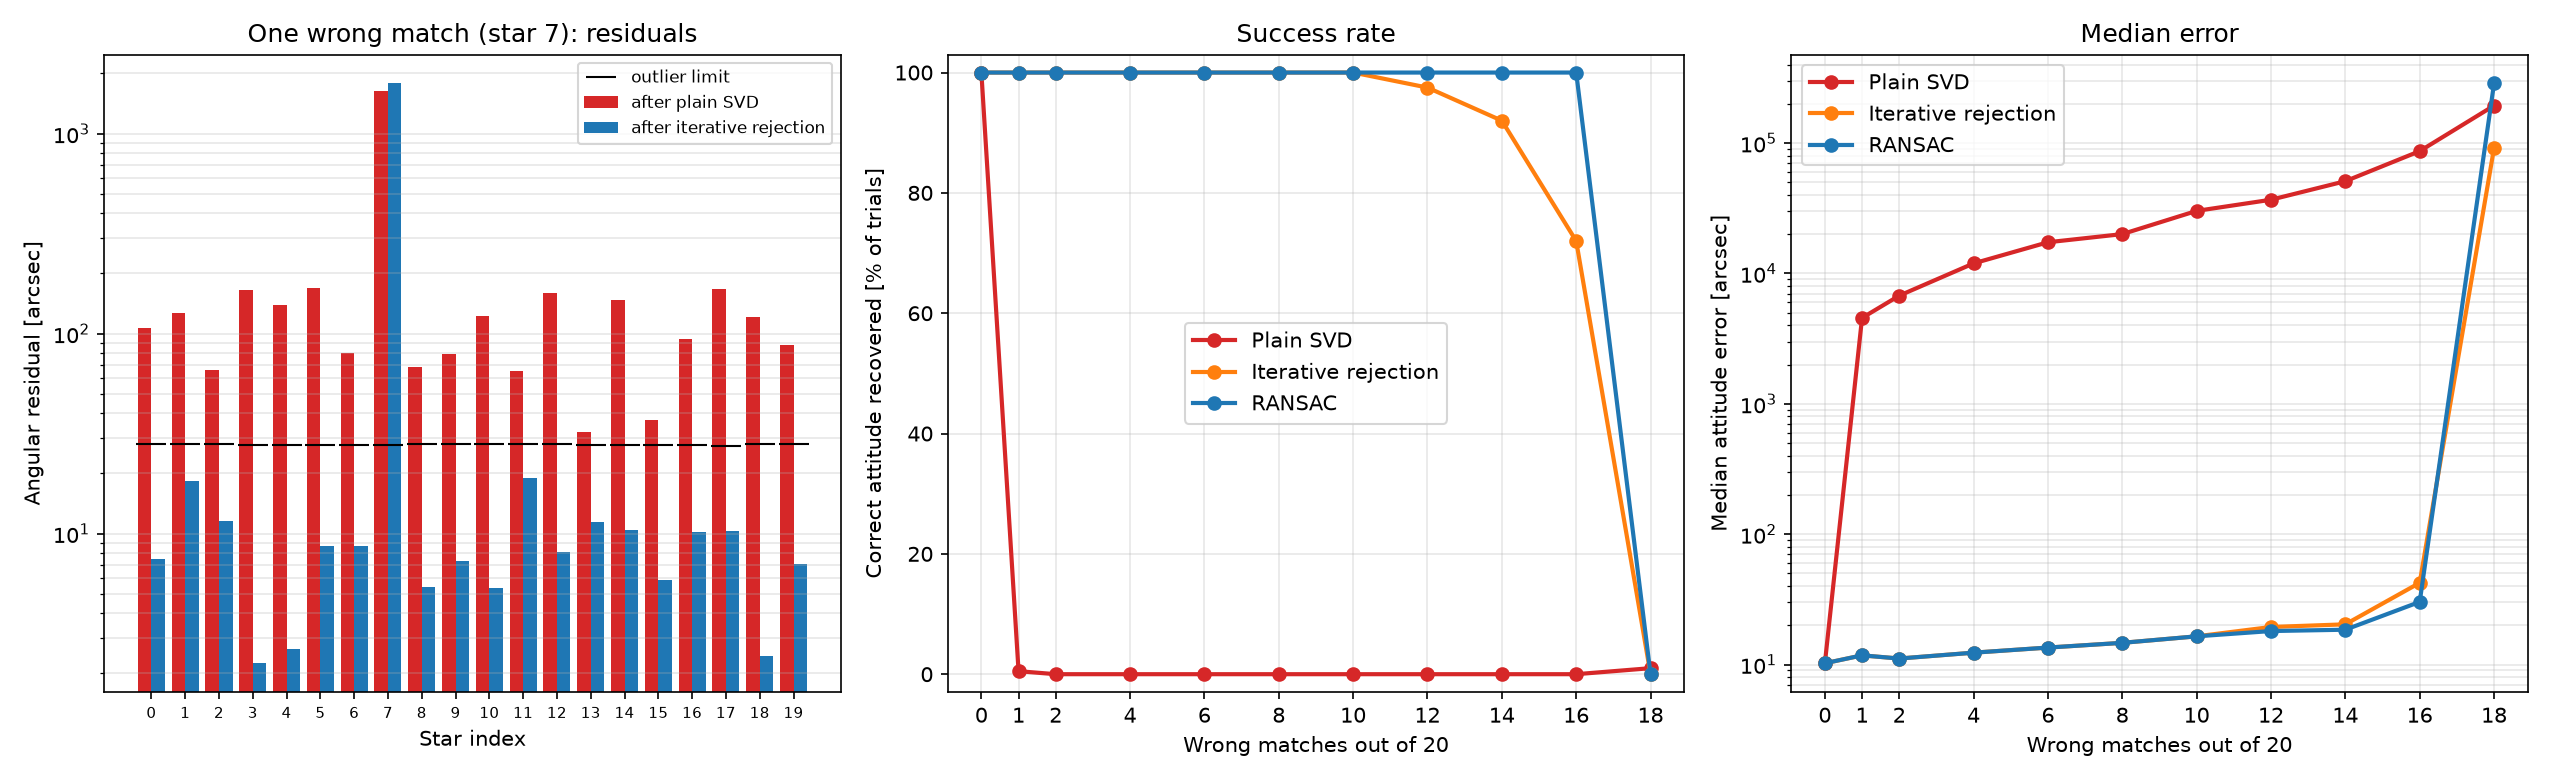

This chart was generated by the following Python code:
"""
catalog_mismatch_experiment.py - Space Systems Engineering, Module 4, Experiment D

What a wrong star identification does to the attitude, and how well two
robust estimators cope.

Part 1 - one wrong match among 20: plain SVD, the residuals, and iterative
         outlier rejection.
Part 2 - increasing numbers of wrong matches: plain SVD, iterative
         rejection and RANSAC (stretch challenge), including how often each
         method fails and whether it knows it has failed.

A "wrong match" keeps the measured camera direction but pairs it with the
catalog direction of a different star.

Run:  python catalog_mismatch_experiment.py
"""

from pathlib import Path

import matplotlib
matplotlib.use("Agg")
import matplotlib.pyplot as plt
import numpy as np

from star_field_simulation import (
    ARCSEC_PER_RAD,
    PinholeCamera,
    centroid_sigma_to_angle,
    observe_with_centroid_noise,
    stars_in_field,
    to_celestial,
    true_attitude_matrix,
)
from stellar_attitude import (
    angular_residuals,
    attitude_covariance,
    attitude_error,
    attitude_information,
    ransac_attitude,
    residual_threshold_factor,
    robust_wahba,
    wahba_svd,
)

SEED = 404
N_STARS = 20
N_DECOYS = 40                    # other catalog stars in the same sky area
CENTROID_NOISE_PX = 0.2
FALSE_ALARM = 1e-3
MISMATCH_COUNTS = [0, 1, 2, 4, 6, 8, 10, 12, 14, 16, 18]
TRIALS = 200
SUCCESS_SIGMAS = 5.0             # "correct" = within 5x the predicted 1-sigma

CAMERA = PinholeCamera()
C_TRUE = true_attitude_matrix()
HERE = Path(__file__).parent


def make_scene(rng):
    camera_vectors = stars_in_field(CAMERA, N_STARS, rng)
    reference = to_celestial(camera_vectors)
    measured = observe_with_centroid_noise(CAMERA, camera_vectors,
                                           CENTROID_NOISE_PX, rng)
    sigma = centroid_sigma_to_angle(CAMERA, camera_vectors, CENTROID_NOISE_PX)
    return camera_vectors, reference, measured, sigma


def error_arcsec(C):
    return attitude_error(C, C_TRUE)[1] * ARCSEC_PER_RAD


def part_one(rng):
    print("=" * 78)
    print("Part 1 - one wrong catalog association among 20 stars")
    print("=" * 78)
    camera_vectors, reference, measured, sigma = make_scene(rng)
    weights = 1.0 / sigma**2
    k = residual_threshold_factor(FALSE_ALARM)
    print(f"Centroid noise {CENTROID_NOISE_PX} px = about "
          f"{np.mean(sigma) * ARCSEC_PER_RAD:.1f} arcsec per axis per star.")
    print(f"Outlier limit: residual > {k:.2f} sigma. A correct match exceeds "
          f"that with probability {FALSE_ALARM:g}\n(Rayleigh-distributed "
          f"residual), so the limit is {k * np.mean(sigma) * ARCSEC_PER_RAD:.1f} "
          f"arcsec here, not an arbitrary angle.")

    # Star `bad` is given the catalog direction of its nearest neighbour.
    bad = 7
    cosines = camera_vectors @ camera_vectors[bad]
    cosines[bad] = -1.0
    neighbour = int(np.argmax(cosines))
    offset = np.degrees(np.arccos(cosines[neighbour]))
    corrupted = reference.copy()
    corrupted[bad] = reference[neighbour]
    print(f"\nStar {bad} is paired with the catalog entry of star {neighbour}, "
          f"{offset:.2f} deg away ({offset * 3600:.0f} arcsec).")

    clean = wahba_svd(reference, measured, weights)
    plain = wahba_svd(corrupted, measured, weights)
    residuals_plain = angular_residuals(plain, corrupted, measured)
    robust = robust_wahba(corrupted, measured, sigma, FALSE_ALARM)
    phi_plain = attitude_error(plain, C_TRUE)[0] * ARCSEC_PER_RAD
    phi_robust = attitude_error(robust.C, C_TRUE)[0] * ARCSEC_PER_RAD

    print(f"\n  {'estimate':<34}{'total':>10}{'about x':>10}{'about y':>10}"
          f"{'about z':>10}  [arcsec]")
    phi_clean = attitude_error(clean, C_TRUE)[0] * ARCSEC_PER_RAD
    for label, phi in (("SVD, all matches correct", phi_clean),
                       ("SVD, one wrong match", phi_plain),
                       ("iterative rejection", phi_robust)):
        print(f"  {label:<34}{np.linalg.norm(phi):>10.2f}{phi[0]:>10.2f}"
              f"{phi[1]:>10.2f}{phi[2]:>10.2f}")

    order = np.argsort(residuals_plain)[::-1]
    limits = robust.thresholds
    print("\n  Residuals after the uncorrected SVD fit (largest five):")
    print(f"  {'star':>6}{'residual':>12}{'limit':>10}{'ratio':>9}")
    for i in order[:5]:
        flag = "  <- wrong match" if i == bad else ""
        print(f"  {i:>6}{residuals_plain[i] * ARCSEC_PER_RAD:>9.1f} as"
              f"{limits[i] * ARCSEC_PER_RAD:>8.1f} as"
              f"{residuals_plain[i] / limits[i]:>9.1f}{flag}")
    over = int(np.sum(residuals_plain > limits))
    print(f"  Largest residual: star {order[0]}. Stars over their limit: "
          f"{over} of {N_STARS}; the bad match drags the fit, so correctly "
          f"matched stars are pushed over the limit too.\n  That is why the "
          f"rejection loop removes only the single worst star per pass.")
    print(f"\n  Iterative rejection: {robust.status}; removed star(s) "
          f"{robust.rejected} in {robust.iterations} fits, "
          f"{int(robust.inliers.sum())} stars kept.")
    print(f"  Error reduced from {np.linalg.norm(phi_plain):.1f} to "
          f"{np.linalg.norm(phi_robust):.2f} arcsec "
          f"(all-correct SVD: {np.linalg.norm(phi_clean):.2f}).")
    return residuals_plain, robust, bad


def part_two(rng):
    print("\n" + "=" * 78)
    print(f"Part 2 - increasing mismatch rate ({N_STARS} stars, {TRIALS} "
          f"trials per rate)")
    print("=" * 78)
    methods = ["Plain SVD", "Iterative rejection", "RANSAC"]
    stats = {m: {"success": [], "median": [], "silent": [], "flagged": []}
             for m in methods}

    for wrong in MISMATCH_COUNTS:
        errors = {m: [] for m in methods}
        good = {m: 0 for m in methods}
        silent = {m: 0 for m in methods}
        flagged = {m: 0 for m in methods}
        for _ in range(TRIALS):
            camera_vectors, reference, measured, sigma = make_scene(rng)
            decoys = to_celestial(stars_in_field(CAMERA, N_DECOYS, rng))
            catalog = np.vstack((reference, decoys))
            corrupted = reference.copy()
            wrong_stars = rng.choice(N_STARS, size=wrong, replace=False)
            for star in wrong_stars:
                choices = np.delete(np.arange(len(catalog)), star)
                corrupted[star] = catalog[rng.choice(choices)]

            # Judge each solution against what the CORRECTLY matched stars
            # could deliver: with few of them left, a right answer is noisier.
            correct_stars = np.ones(N_STARS, dtype=bool)
            correct_stars[wrong_stars] = False
            limit = SUCCESS_SIGMAS * np.sqrt(np.trace(attitude_covariance(
                attitude_information(camera_vectors[correct_stars],
                                     sigma[correct_stars])))) * ARCSEC_PER_RAD

            outcomes = {}
            try:
                outcomes["Plain SVD"] = (
                    wahba_svd(corrupted, measured, 1.0 / sigma**2), True)
            except ValueError:
                outcomes["Plain SVD"] = (np.eye(3), False)
            result = robust_wahba(corrupted, measured, sigma, FALSE_ALARM)
            outcomes["Iterative rejection"] = (result.C, result.converged)
            result = ransac_attitude(corrupted, measured, sigma, rng=rng,
                                     false_alarm_probability=FALSE_ALARM)
            outcomes["RANSAC"] = (result.C, result.converged)

            for method, (C, converged) in outcomes.items():
                err = error_arcsec(C)
                errors[method].append(err)
                correct = err < limit
                good[method] += correct and converged
                silent[method] += (not correct) and converged
                flagged[method] += not converged

        for method in methods:
            stats[method]["success"].append(100.0 * good[method] / TRIALS)
            stats[method]["median"].append(np.median(errors[method]))
            stats[method]["silent"].append(silent[method])
            stats[method]["flagged"].append(flagged[method])

    print(f"Success = method reports a solution AND it is within "
          f"{SUCCESS_SIGMAS:g}x the 1-sigma total error predicted")
    print("for the correctly matched stars alone.")
    print("Silent = reported a solution that is wrong. Flagged = the method "
          "itself reported failure.\n")
    print(f"  {'wrong':>6}" + "".join(f"{m:>36}" for m in methods))
    print(f"  {'of ' + str(N_STARS):>6}"
          + f"{'success  median err  silent flagged':>36}" * 3)
    for row, wrong in enumerate(MISMATCH_COUNTS):
        line = f"  {wrong:>6}"
        for method in methods:
            s = stats[method]
            line += (f"{s['success'][row]:>9.0f}%"
                     f"{s['median'][row]:>10.1f} as"
                     f"{s['silent'][row]:>7d}{s['flagged'][row]:>8d}")
        print(line)

    def last_reliable(method):
        ok = []
        for wrong, success in zip(MISMATCH_COUNTS, stats[method]["success"]):
            if success < 99.0:
                break
            ok.append(wrong)
        return ok[-1] if ok else None

    def totals(method):
        return (sum(stats[method]["silent"][1:]),
                sum(stats[method]["flagged"][1:]))

    iter_silent, iter_flagged = totals("Iterative rejection")
    ransac_silent, ransac_flagged = totals("RANSAC")
    print(f"""
Reading the result
------------------
* Plain SVD has no defence: a single wrong match already ruins the answer,
  and it always reports a solution.
* Iterative rejection starts from a fit to ALL matches. It holds at 99% or
  better up to {last_reliable('Iterative rejection')} wrong of {N_STARS}. It survives that far because these wrong
  matches are random: their pulls on the first fit partly cancel, and each
  one still has a far larger residual than any correct star. Beyond that
  the first fit is corrupted enough that correct stars are discarded.
  Over all rates it failed {iter_silent + iter_flagged} times: {iter_flagged} flagged by the method itself,
  {iter_silent} silent (a self-consistent but wrong subset).
* RANSAC never fits to the contaminated set. Each hypothesis comes from two
  stars, and it only needs one correct pair plus enough supporters. It holds
  at 99% or better up to {last_reliable('RANSAC')} wrong of {N_STARS}, and failed {ransac_silent + ransac_flagged} times in total:
  {ransac_flagged} flagged, {ransac_silent} silent.
* With {N_STARS - MISMATCH_COUNTS[-1]} correct stars left ({MISMATCH_COUNTS[-1]} wrong) neither method can succeed by design:
  both require at least 3 mutually consistent stars before reporting a
  solution.
* Silent failures (a reported solution that is wrong) are the dangerous
  kind; the counts above show how many occurred in this run. A converged
  robust fit means "self-consistent", not "correct", and the minimum of 3
  agreeing stars is what turns most failures here into flagged ones.
* These mismatches are random, so wrong matches do not agree with each
  other. Systematic errors, such as a whole pattern identified as the wrong
  part of the sky, form their own consistent set and can defeat both
  methods.""")
    return stats


def make_figure(residuals_plain, robust, bad, stats):
    fig, (ax_res, ax_success, ax_err) = plt.subplots(1, 3, figsize=(17, 5.2))

    stars = np.arange(N_STARS)
    width = 0.4
    before = residuals_plain * ARCSEC_PER_RAD
    after = robust.residuals * ARCSEC_PER_RAD
    ax_res.bar(stars - width / 2, before, width, color="tab:red",
               label="after plain SVD")
    ax_res.bar(stars + width / 2, after, width, color="tab:blue",
               label="after iterative rejection")
    ax_res.plot(stars, robust.thresholds * ARCSEC_PER_RAD, "k_", markersize=14,
                label="outlier limit")
    ax_res.set_yscale("log")
    ax_res.set_xticks(stars)
    ax_res.tick_params(axis="x", labelsize=7)
    ax_res.set_xlabel("Star index")
    ax_res.set_ylabel("Angular residual [arcsec]")
    ax_res.set_title(f"One wrong match (star {bad}): residuals")
    ax_res.grid(True, axis="y", which="both", alpha=0.3)
    ax_res.legend(fontsize=8)

    colors = {"Plain SVD": "tab:red", "Iterative rejection": "tab:orange",
              "RANSAC": "tab:blue"}
    for method, color in colors.items():
        ax_success.plot(MISMATCH_COUNTS, stats[method]["success"], "o-",
                        color=color, linewidth=2, label=method)
        ax_err.semilogy(MISMATCH_COUNTS, stats[method]["median"], "o-",
                        color=color, linewidth=2, label=method)
    ax_success.set_ylabel("Correct attitude recovered [% of trials]")
    ax_success.set_title("Success rate")
    ax_success.set_ylim(-3, 103)
    ax_err.set_ylabel("Median attitude error [arcsec]")
    ax_err.set_title("Median error")
    for ax in (ax_success, ax_err):
        ax.set_xlabel(f"Wrong matches out of {N_STARS}")
        ax.set_xticks(MISMATCH_COUNTS)
        ax.grid(True, which="both", alpha=0.3)
        ax.legend()
    fig.tight_layout()
    fig.savefig(HERE / "catalog_mismatch_experiment.png", dpi=150)
    print("\nSaved catalog_mismatch_experiment.png")


if __name__ == "__main__":
    generator = np.random.default_rng(SEED)
    residuals, robust_result, bad_star = part_one(generator)
    statistics = part_two(generator)
    make_figure(residuals, robust_result, bad_star, statistics)
